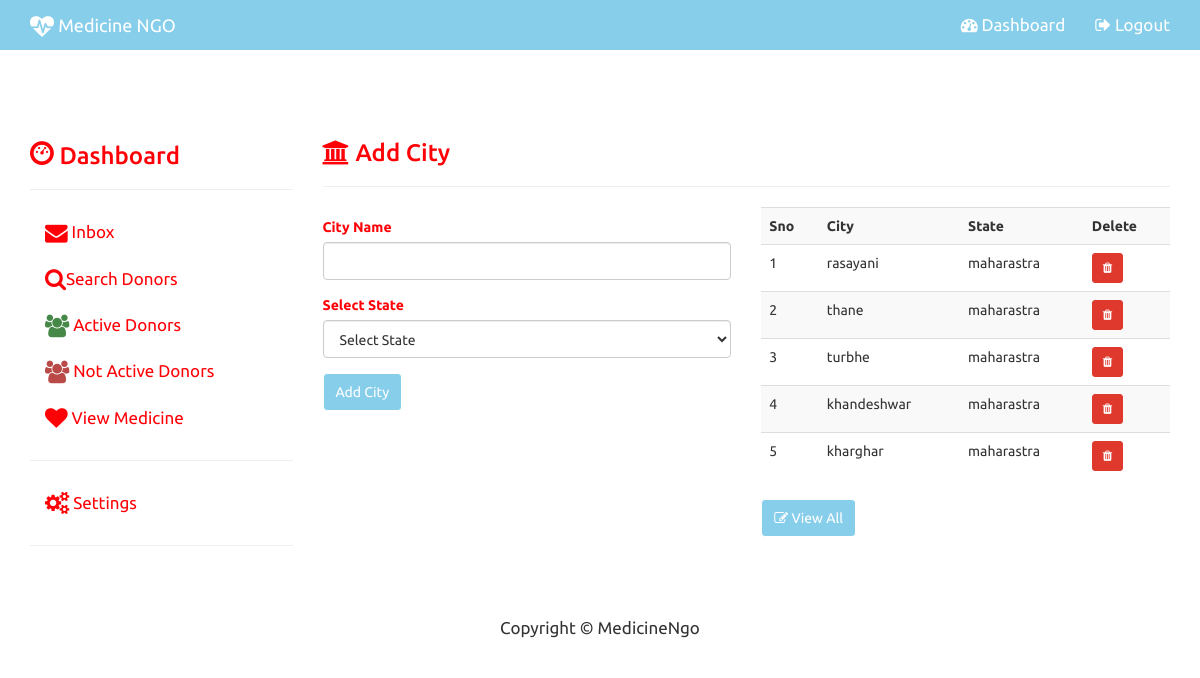
/MedicineNgo/admin_city.php (signed in), run on the app's committed database.
### tables this page shows
CREATE TABLE `city` (
  `CITY_ID` int(11) NOT NULL,
  `STATE_ID` int(11) NOT NULL,
  `CITY_NAME` varchar(150) NOT NULL
);

CREATE TABLE `state` (
  `STATE_ID` int(11) NOT NULL,
  `STATE_NAME` varchar(150) NOT NULL,
  `COUNTRY_ID` int(11) NOT NULL
);

### MedicineNgo/admin_city.php (the view, shortened to what this page needs)
<?php
include("config.php");
?>
<!DOCTYPE html>
<html lang="en">
	<head>
			<?php include("admin_head.php");?>
	</head>
	<body>
<?php include("admin_topnav.php"); ?>
<div class="container" style="margin-top:70px;">
	<div class="row">
		<div class="col-sm-3">
			<?php include("admin_side_nav.php");?>
		</div>
		<div class="col-sm-9" >
			<h3 class='text-primary'><i class="fa fa-bank"></i> Add City </h3><hr>
			<div class="row">
				<div class="col-md-6">
					<form role="form" action="admin_city.php" method="post">
						<div class="form-group text-primary">
							<label for="City">City Name</label>
							<input id="City" required type="text" class="form-control" name="cityname">
						</div>
						<div class="form-group text-primary">
							<label for="state">Select State</label>
							<select name="statename" required class="form-control">
								<option value="">Select State</option>
							</select>
						</div>
						<div class="form-group">
							<input type="submit" class="btn btn-primary" name='city_submit' value="Add City">
						</div>
					</form>
				</div>
				<div class="col-md-6">
					<?php
						$sql="Select city.CITY_NAME, state.STATE_NAME, city.CITY_ID
From state Inner Join
  city On city.STATE_ID = state.STATE_ID  ORDER BY city.CITY_ID DESC  LIMIT 0,5";
						$result=$con->query($sql);
						if($result->num_rows>0)
						{
								echo "<table class='table table-striped' >";
									echo "<tr>
											<th>Sno</th>
											<th>City</th>
											<th>State</th>
											<th>Delete</th>
										</tr>";
										$i=0;
										while($row=$result->fetch_assoc())
										{
											$i++;
											echo"<tr>";
												echo "<td>$i</td>";
												echo "<td>".$row["CITY_NAME"]."</td>";
												echo "<td>".$row["STATE_NAME"]."</td>";
												echo "<td><a href='admin_del_city.php?id=".$row["CITY_ID"]."' class='btn btn-danger btn-sm'><i class='fa fa-trash'></i></a></td>";
											echo"</tr>";
										}
								echo "</table>";
						}
					?>
					<a href='admin_view_city.php' class='btn btn-primary'><i class='fa fa-edit'></i> View All</a>
				</div>
			</div>
		</div>
	</div>
</div>
	 <?php include("admin_footer.php"); ?>
	</body>
</html>

### MedicineNgo/admin_head.php (shortened to what this page needs)
<link href="css/bootstrap.min.css" rel="stylesheet">
<link href="css/jquery-ui.css" rel="stylesheet">
<link href="css/modern-business.css" rel="stylesheet">
<link href="font-awesome/css/font-awesome.min.css" rel="stylesheet" type="text/css">

### MedicineNgo/admin_topnav.php (shortened to what this page needs)
<nav class="navbar navbar-default 	 navbar-fixed-top" role="navigation">
    <div class="container">
        <div class="navbar-header">
            <a class="navbar-brand" href="index.php"><i class="fa fa-heartbeat fa-lg"></i> Medicine NGO</a>
        </div>
        <div class="collapse navbar-collapse" id="bs-example-navbar-collapse-1">
            <ul class="nav navbar-nav navbar-right">
  <li><a href="admin_inbox.php"><i class="fa fa-dashboard"></i> Dashboard</a></li>
                 <li><a href="admin_logout.php"><i class="fa fa-sign-out"></i> Logout</a></li>
            </ul>
        </div>
    </div>
</nav>

### MedicineNgo/admin_side_nav.php (shortened to what this page needs)
<?php
$sql="SELECT * FROM messages WHERE STATUS=1";
$result=$con->query($sql);
$n=$result->num_rows;
if($n!=0)
{
	$mes='<span class="badge pull-right">'.$n.' Unread</span>';
}
else
{
	$mes="";
}
?>
<h3 class="text-primary"><i class="glyphicon glyphicon-dashboard"></i> Dashboard</h3>
<hr>
<ul class="nav nav-stacked">
	<li><a href="admin_inbox.php"><i class="fa fa-envelope fa-lg"></i> Inbox <?php echo $mes;?></a></li>
	<li><a href="admin_donor.php"><i class="fa fa-search fa-lg"></i>Search Donors</a></li>
	<li><a href="admin_adonor.php"><i class="fa fa-users fa-lg text-success"></i> Active Donors</a></li>
	<li><a href="admin_ndonor.php"><i class="fa fa-users fa-lg text-danger"></i> Not Active Donors</a></li>
	<li><a href="medicinlist.php"><i class="fa fa-heart fa-lg"></i> View Medicine</a></li>
	<hr>
	<li><a href="#add" data-toggle="collapse" ><i class="fa fa-cogs fa-lg"></i> Settings</a></li>
</ul>
<hr>

### MedicineNgo/admin_footer.php (shortened to what this page needs)
<footer>
  <div class=" container-fluid">
    <div class="row">
      <div class="col-sm-12" >
		<p align="center">Copyright &copy; MedicineNgo</p>
      </div>
    </div>
  </div>
</footer>

### MedicineNgo/css/modern-business.css (style rules this page uses)
html, body { height: 100%; }
body { padding-top: 50px; }
footer { margin: 50px 0; }
p,li { font-size:17px; }
.navbar-default,.panel-heading,.btn-primary { background-color:skyblue !important; border-color:white !important; }
.text-primary { color:#ff0006 !important; }
.nav-stacked a { color:#ff0006 !important; }

### data on the page
city: CITY_NAME "rasayani", STATE_ID.STATE_NAME "maharastra"
city: CITY_NAME "thane", STATE_ID.STATE_NAME "maharastra"
city: CITY_NAME "turbhe", STATE_ID.STATE_NAME "maharastra"
city: CITY_NAME "khandeshwar", STATE_ID.STATE_NAME "maharastra"
city: CITY_NAME "kharghar", STATE_ID.STATE_NAME "maharastra"
